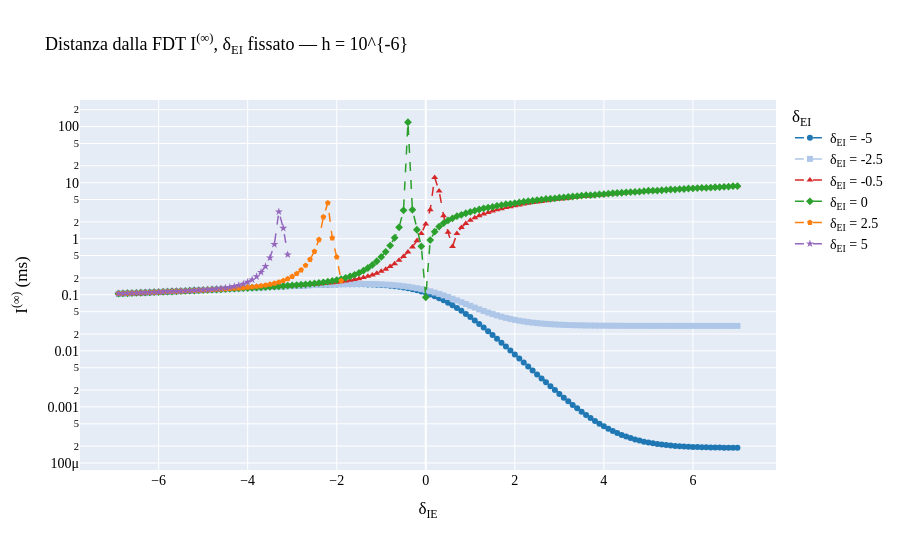
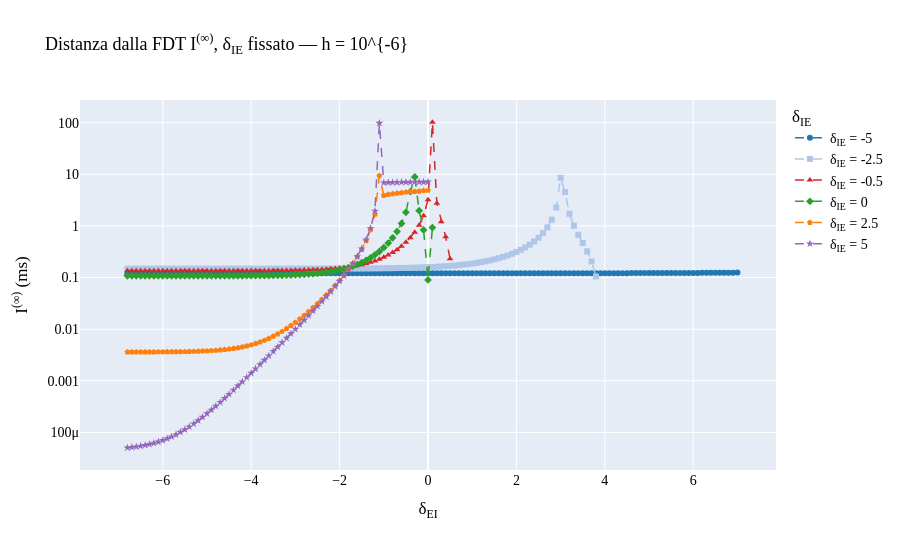

Notebook code for these charts, in order:
### Markdown cell above
### 2.6 Grafici: $I^{(\infty)}$ lungo le linee

$I^{(\infty)} = \int_0^\infty \Delta(t)\,dt$ (in ms, scala log) lungo le 6 linee a $\delta_{EI}$ fissato e lungo le 6 a $\delta_{IE}$ fissato. Le altre due definizioni ($I_T$ e $\tilde I$) sono in Appendice.

### Code cell
# ============================================================
# 2.6 I^(inf) LUNGO LE LINEE
# ============================================================
# Colori e simboli delle 6 linee
PLOTLY_COLORS = [
    "rgb(31,119,180)", "rgb(174,199,232)", "rgb(214,39,40)",
    "rgb(44,160,44)", "rgb(255,127,14)", "rgb(148,103,189)",
]
PLOTLY_SYMBOLS = ["circle", "square", "triangle-up", "diamond", "pentagon", "star"]


def plot_I_inf(results, target_values, xlabel, legend_prefix, title, nome_file):
    # Un solo pannello: una curva di I^(inf) per ciascuna linea
    fig = go.Figure()
    for k, target in enumerate(target_values):
        res = results[target]
        order = np.argsort(res["var_vals"])                         # ordina i punti lungo la linea
        xv = res["var_vals"][order]
        yv = res["I"][order]
        yv = np.where(np.isfinite(yv) & (yv > 0), yv, np.nan)       # scala log: solo valori > 0
        color = PLOTLY_COLORS[k % len(PLOTLY_COLORS)]
        symbol = PLOTLY_SYMBOLS[k % len(PLOTLY_SYMBOLS)]
        fig.add_trace(go.Scatter(
            x=xv, y=yv, mode="lines+markers",
            name=f"{legend_prefix} = {target:g}",
            line=dict(color=color, dash="dash", width=1.5),
            marker=dict(symbol=symbol, size=6, color=color),
            hovertemplate=(f"{legend_prefix} = {target:g}<br>{xlabel} = %{{x:.4g}}<br>"
                           "I_inf = %{y:.6g} ms<extra></extra>"),
        ))
    fig.update_xaxes(title_text=xlabel)
    fig.update_yaxes(title_text="I<sup>(∞)</sup> (ms)", type="log")
    fig.update_layout(title=title, height=550, width=900, hovermode="closest",
                      legend=dict(title=legend_prefix), **ARTICLE_LAYOUT)
    salva_figura(fig, nome_file)


plot_I_inf(results_dei, valori_dei, "δ<sub>IE</sub>", "δ<sub>EI</sub>",
           f"Distanza dalla FDT I<sup>(∞)</sup>, δ<sub>EI</sub> fissato — h = {h_label}",
           "I_inf_linee_delta_EI_fissato")
plot_I_inf(results_die, valori_die, "δ<sub>EI</sub>", "δ<sub>IE</sub>",
           f"Distanza dalla FDT I<sup>(∞)</sup>, δ<sub>IE</sub> fissato — h = {h_label}",
           "I_inf_linee_delta_IE_fissato")

### Figure 1 — Plotly figure (JSON) as saved in the notebook; plotly's stock layout.template omitted (floating-point values rounded to 4 significant figures; data arrays with more than 128 entries replaced by an {"elided": "..."} marker saying what was removed)
{"data": [{"hovertemplate": "δ<sub>EI</sub> = -5<br>δ<sub>IE</sub> = %{x:.4g}<br>I_inf = %{y:.6g} ms<extra></extra>", "line": {"color": "rgb(31,119,180)", "dash": "dash", "width": 1.5}, "marker": {"color": "rgb(31,119,180)", "size": 6, "symbol": "circle"}, "mode": "lines+markers", "name": "δ<sub>EI</sub> = -5", "type": "scatter", "x": {"elided": "140 float values"}, "y": {"elided": "140 float values"}}, {"hovertemplate": "δ<sub>EI</sub> = -2.5<br>δ<sub>IE</sub> = %{x:.4g}<br>I_inf = %{y:.6g} ms<extra></extra>", "line": {"color": "rgb(174,199,232)", "dash": "dash", "width": 1.5}, "marker": {"color": "rgb(174,199,232)", "size": 6, "symbol": "square"}, "mode": "lines+markers", "name": "δ<sub>EI</sub> = -2.5", "type": "scatter", "x": {"elided": "140 float values"}, "y": {"elided": "140 float values"}}, {"hovertemplate": "δ<sub>EI</sub> = -0.5<br>δ<sub>IE</sub> = %{x:.4g}<br>I_inf = %{y:.6g} ms<extra></extra>", "line": {"color": "rgb(214,39,40)", "dash": "dash", "width": 1.5}, "marker": {"color": "rgb(214,39,40)", "size": 6, "symbol": "triangle-up"}, "mode": "lines+markers", "name": "δ<sub>EI</sub> = -0.5", "type": "scatter", "x": {"elided": "140 float values"}, "y": {"elided": "140 float values"}}, {"hovertemplate": "δ<sub>EI</sub> = 0<br>δ<sub>IE</sub> = %{x:.4g}<br>I_inf = %{y:.6g} ms<extra></extra>", "line": {"color": "rgb(44,160,44)", "dash": "dash", "width": 1.5}, "marker": {"color": "rgb(44,160,44)", "size": 6, "symbol": "diamond"}, "mode": "lines+markers", "name": "δ<sub>EI</sub> = 0", "type": "scatter", "x": {"elided": "140 float values"}, "y": {"elided": "140 float values"}}, {"hovertemplate": "δ<sub>EI</sub> = 2.5<br>δ<sub>IE</sub> = %{x:.4g}<br>I_inf = %{y:.6g} ms<extra></extra>", "line": {"color": "rgb(255,127,14)", "dash": "dash", "width": 1.5}, "marker": {"color": "rgb(255,127,14)", "size": 6, "symbol": "pentagon"}, "mode": "lines+markers", "name": "δ<sub>EI</sub> = 2.5", "type": "scatter", "x": {"elided": "140 float values"}, "y": {"elided": "140 float values"}}, {"hovertemplate": "δ<sub>EI</sub> = 5<br>δ<sub>IE</sub> = %{x:.4g}<br>I_inf = %{y:.6g} ms<extra></extra>", "line": {"color": "rgb(148,103,189)", "dash": "dash", "width": 1.5}, "marker": {"color": "rgb(148,103,189)", "size": 6, "symbol": "star"}, "mode": "lines+markers", "name": "δ<sub>EI</sub> = 5", "type": "scatter", "x": {"elided": "140 float values"}, "y": {"elided": "140 float values"}}], "layout": {"font": {"color": "black", "family": "Times New Roman, Georgia, serif", "size": 14}, "height": 550, "hovermode": "closest", "legend": {"title": {"text": "δ<sub>EI</sub>"}}, "title": {"font": {"family": "Times New Roman, Georgia, serif", "size": 18}, "text": "Distanza dalla FDT I<sup>(∞)</sup>, δ<sub>EI</sub> fissato — h = 10^{-6}"}, "width": 900, "xaxis": {"title": {"text": "δ<sub>IE</sub>"}}, "yaxis": {"title": {"text": "I<sup>(∞)</sup> (ms)"}, "type": "log"}}}

### Figure 2 — Plotly figure (JSON) as saved in the notebook; plotly's stock layout.template omitted (floating-point values rounded to 4 significant figures; data arrays with more than 128 entries replaced by an {"elided": "..."} marker saying what was removed)
{"data": [{"hovertemplate": "δ<sub>IE</sub> = -5<br>δ<sub>EI</sub> = %{x:.4g}<br>I_inf = %{y:.6g} ms<extra></extra>", "line": {"color": "rgb(31,119,180)", "dash": "dash", "width": 1.5}, "marker": {"color": "rgb(31,119,180)", "size": 6, "symbol": "circle"}, "mode": "lines+markers", "name": "δ<sub>IE</sub> = -5", "type": "scatter", "x": {"elided": "141 float values"}, "y": {"elided": "141 float values"}}, {"hovertemplate": "δ<sub>IE</sub> = -2.5<br>δ<sub>EI</sub> = %{x:.4g}<br>I_inf = %{y:.6g} ms<extra></extra>", "line": {"color": "rgb(174,199,232)", "dash": "dash", "width": 1.5}, "marker": {"color": "rgb(174,199,232)", "size": 6, "symbol": "square"}, "mode": "lines+markers", "name": "δ<sub>IE</sub> = -2.5", "type": "scatter", "x": {"elided": "141 float values"}, "y": {"elided": "141 float values"}}, {"hovertemplate": "δ<sub>IE</sub> = -0.5<br>δ<sub>EI</sub> = %{x:.4g}<br>I_inf = %{y:.6g} ms<extra></extra>", "line": {"color": "rgb(214,39,40)", "dash": "dash", "width": 1.5}, "marker": {"color": "rgb(214,39,40)", "size": 6, "symbol": "triangle-up"}, "mode": "lines+markers", "name": "δ<sub>IE</sub> = -0.5", "type": "scatter", "x": {"elided": "141 float values"}, "y": {"elided": "141 float values"}}, {"hovertemplate": "δ<sub>IE</sub> = 0<br>δ<sub>EI</sub> = %{x:.4g}<br>I_inf = %{y:.6g} ms<extra></extra>", "line": {"color": "rgb(44,160,44)", "dash": "dash", "width": 1.5}, "marker": {"color": "rgb(44,160,44)", "size": 6, "symbol": "diamond"}, "mode": "lines+markers", "name": "δ<sub>IE</sub> = 0", "type": "scatter", "x": {"elided": "141 float values"}, "y": {"elided": "141 float values"}}, {"hovertemplate": "δ<sub>IE</sub> = 2.5<br>δ<sub>EI</sub> = %{x:.4g}<br>I_inf = %{y:.6g} ms<extra></extra>", "line": {"color": "rgb(255,127,14)", "dash": "dash", "width": 1.5}, "marker": {"color": "rgb(255,127,14)", "size": 6, "symbol": "pentagon"}, "mode": "lines+markers", "name": "δ<sub>IE</sub> = 2.5", "type": "scatter", "x": {"elided": "141 float values"}, "y": {"elided": "141 float values"}}, {"hovertemplate": "δ<sub>IE</sub> = 5<br>δ<sub>EI</sub> = %{x:.4g}<br>I_inf = %{y:.6g} ms<extra></extra>", "line": {"color": "rgb(148,103,189)", "dash": "dash", "width": 1.5}, "marker": {"color": "rgb(148,103,189)", "size": 6, "symbol": "star"}, "mode": "lines+markers", "name": "δ<sub>IE</sub> = 5", "type": "scatter", "x": {"elided": "141 float values"}, "y": {"elided": "141 float values"}}], "layout": {"font": {"color": "black", "family": "Times New Roman, Georgia, serif", "size": 14}, "height": 550, "hovermode": "closest", "legend": {"title": {"text": "δ<sub>IE</sub>"}}, "title": {"font": {"family": "Times New Roman, Georgia, serif", "size": 18}, "text": "Distanza dalla FDT I<sup>(∞)</sup>, δ<sub>IE</sub> fissato — h = 10^{-6}"}, "width": 900, "xaxis": {"title": {"text": "δ<sub>EI</sub>"}}, "yaxis": {"title": {"text": "I<sup>(∞)</sup> (ms)"}, "type": "log"}}}
